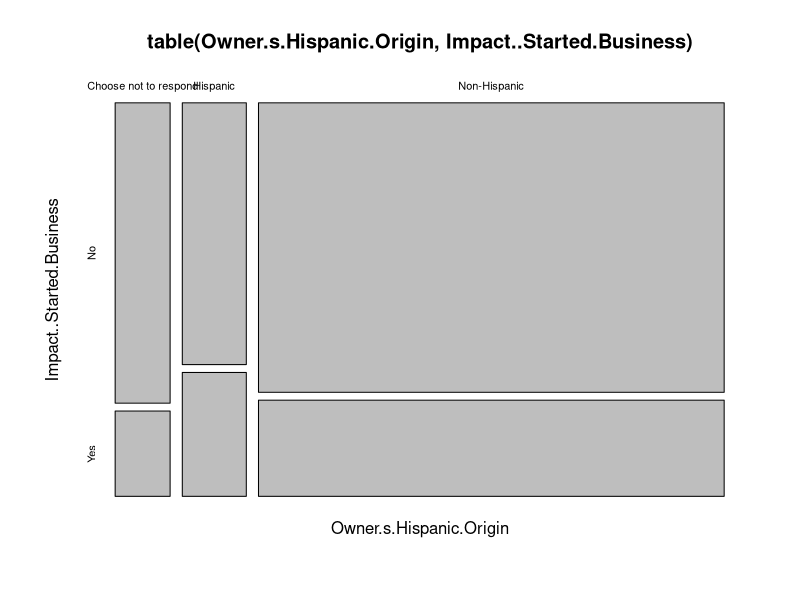
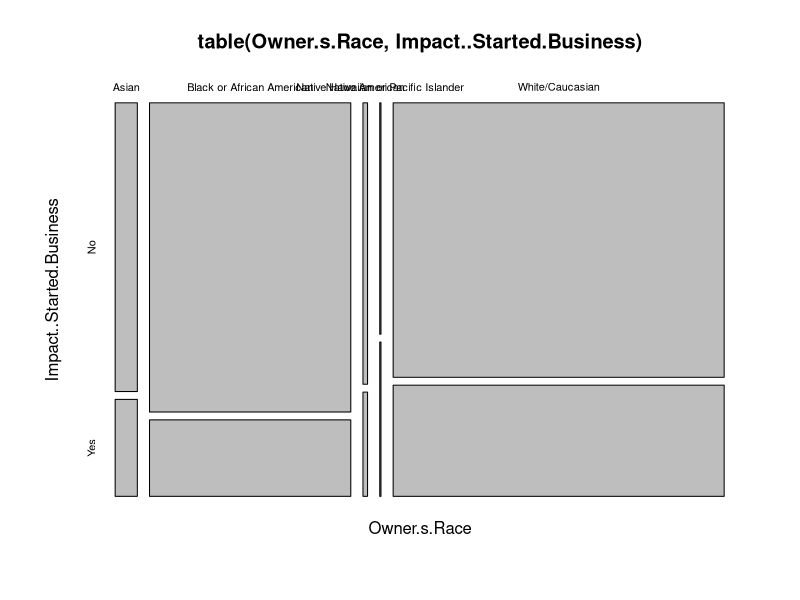

The R script that drew these images, in order: (Note: this script raises an error after producing the figures.)
rm = (list = ls())

library(dplyr)
library(tidyverse)
#library(DataExplorer)


raw <- read.csv("tempraw.csv", stringsAsFactors = FALSE)
raw <- raw[1:17078,]

colnames(raw)


nrow(raw)
head(raw)
tail(raw)
str(raw)

temp <- raw %>% filter(Impact..Started.Business %in% c("Yes","No"))
temp <- temp %>% filter(!(Ownership.Gender=="Choose not to respond")) 
temp <- temp %>% filter(!(Owner.s.Race=="Choose not to respond"))
raw_regdata <- temp %>% filter(!(Owner.s.Race=="Choose not to respond"))
raw_regdata$old_emp <- raw_regdata$Company.s.Total.employees - raw_regdata$Impact..Created.New.Jobs
nrow(raw_regdata)
table(raw_regdata$Business.Status)
table(raw_regdata$Impact..Started.Business)
attach(raw_regdata)

table(Owner.s.Hispanic.Origin, Impact..Started.Business)
table(Owner.s.Hispanic.Origin, Impact..Started.Business)
plot(table(Owner.s.Hispanic.Origin, Impact..Started.Business))
table(County, Impact..Started.Business)
plot(table(Owner.s.Race, Impact..Started.Business))

raw_regdata$started <- as.numeric(if_else(raw_regdata$Impact..Started.Business == "Yes", 1, 0))
table(raw_regdata$started)

#Creating factor variable for County/Service center

x<-as.data.frame(table(ï..Service.Center)) 
quantile(x$Freq)
y <- as.data.frame(table(County)) 
quantile(y$Freq)
temp <- y%>%filter(Freq>475)
high_counties <- temp%>%select(County)
raw_regdata$CC <- if_else(County %in% high_counties$County, 1,0)
table(raw_regdata$CC)

#Regression building
reg <- glm(started ~ as.factor(CC) + as.factor(Attended.Group.Training.) + Total.Counseling.Time..hrs
                    + as.factor(Owner.s.Hispanic.Origin) 
                    +as.factor(Ownership.Gender) + Company.s.Total.employees + Company.s.Gross.Revenue...
                    ,data = raw_regdata, family = binomial(link = "logit"), control = list(maxit = 50))

summary(reg)
predict.glm(reg)
head(raw_regdata)


#Aggregating some variables - only gender and NAICS makes sense.

raw_regdata$Male <- if_else(raw_regdata$Ownership.Gender == "Male-Owned",1,0)
table(raw_regdata$Male)

reg1 <- glm(started ~ as.factor(CC) + as.factor(Attended.Group.Training.) + Total.Counseling.Time..hrs
                      + Company.s.Total.employees + Company.s.Gross.Revenue...
                     ,data = raw_regdata, family = binomial(link = "logit"), control = list(maxit = 50))

summary(reg1)

write.csv(raw_regdata,"Success_reg_data.csv")

#aggregating and Checking Industry code

ind_data <- table(NAICS.code, raw_regdata$started)
ind_data$rate <- ind_data[,"1"]/ind_data[,"0"]

temp <- as.data.frame(ind_data$rate)
temp <- add_rownames(temp, c("Industry", "rate"))
quantile(temp$`ind_data$rate`)
  #0%   25%  50%  75%   100% 
  #0.0 0.30 0.33 0.39  0.600
high_ind <- temp%>%filter(`ind_data$rate`>= 0.39) %>% select(Industry)
raw_regdata$HI <- if_else(NAICS.code %in% high_ind$Industry, 1,0)

reg2 <- glm(started ~ as.factor(CC) + as.factor(Attended.Group.Training.) + Total.Counseling.Time..hrs
            + old_emp + Company.s.Gross.Revenue... + HI + Male
            ,data = raw_regdata, family = binomial(link = "logit"), control = list(maxit = 50))

summary(reg2)


#Trying balanced data set






